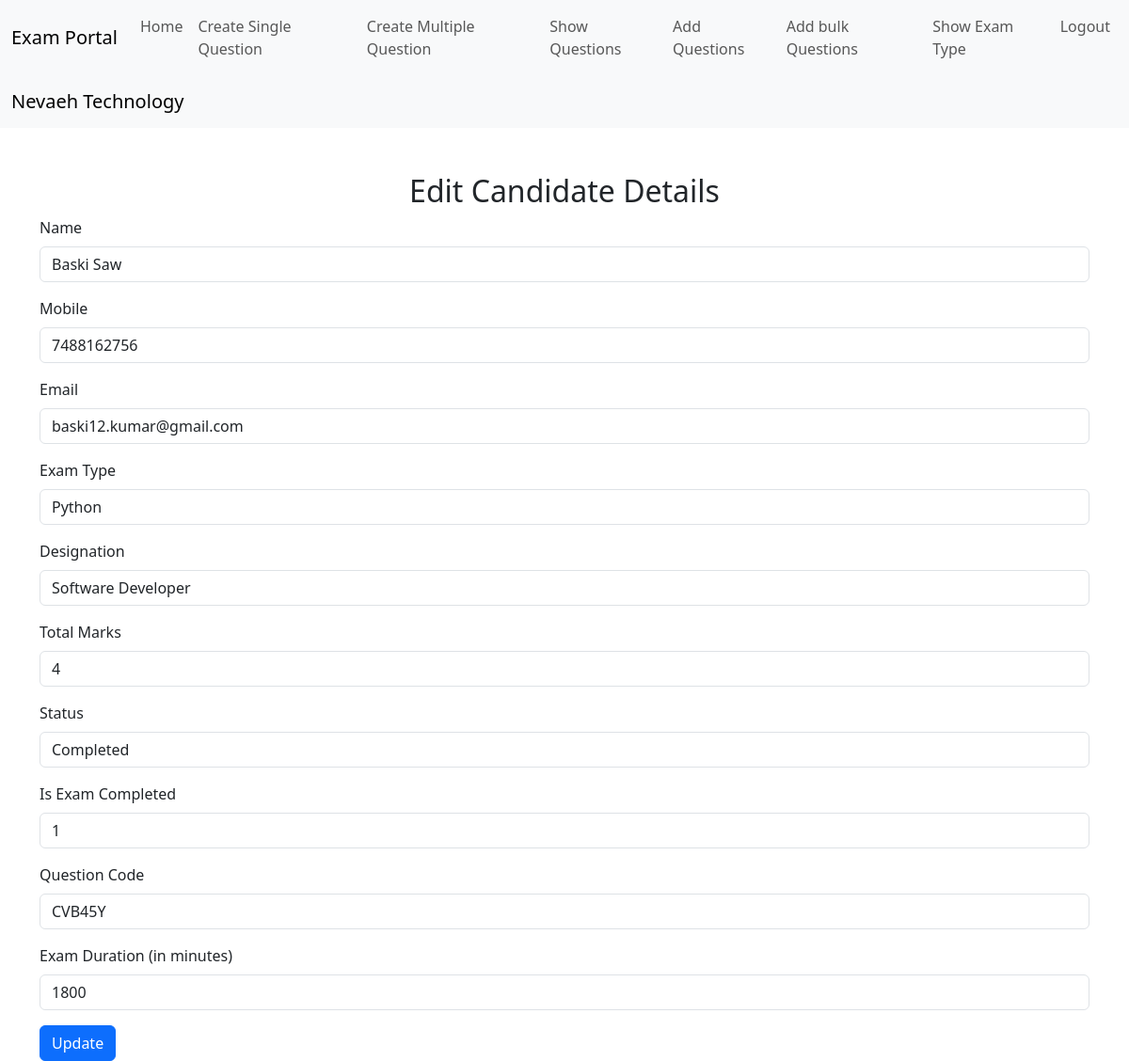
Page /edit_candidate.php?id=16 on the earlier database version.
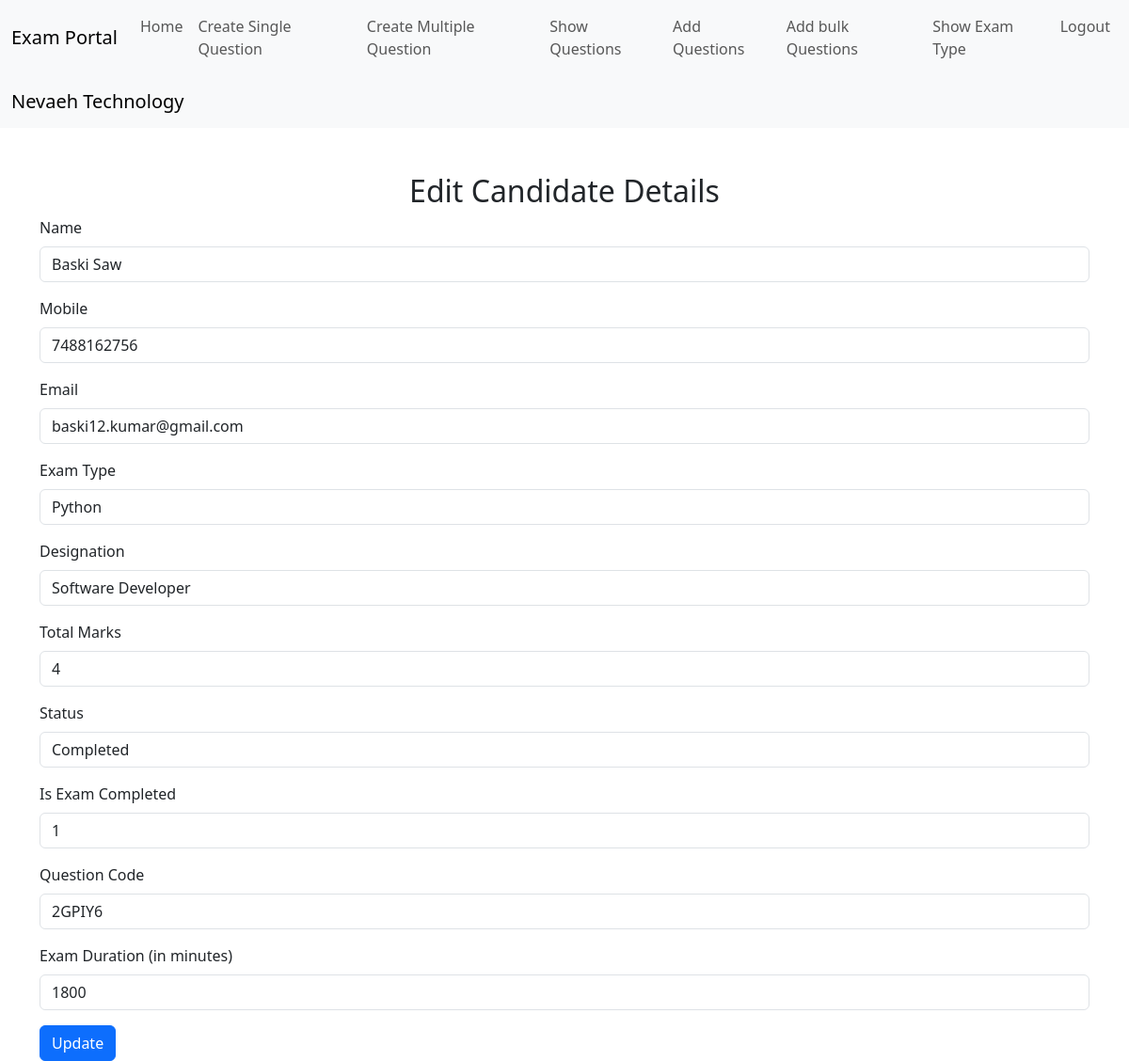
Same page on the later database version.
### tables this page shows
CREATE TABLE `candidates` (
  `id` int(8) NOT NULL,
  `name` varchar(255) NOT NULL,
  `mobile` varchar(15) NOT NULL,
  `email` varchar(100) NOT NULL,
  `password` varchar(100) NOT NULL,
  `exam_type` varchar(100) NOT NULL,
  `designation` varchar(100) NOT NULL,
  `total_questions` int(3) NOT NULL,
  `total_marks` int(4) NOT NULL,
  `sec_code` varchar(10) NOT NULL,
  `exam_duration` varchar(10) NOT NULL,
  `status` varchar(50) NOT NULL,
  `is_exam_completed` tinyint(1) DEFAULT 0
);

### edit_candidate.php (the view, shortened to what this page needs)
<?php
include 'conn.php';
if (isset($_GET['id'])) {
    $id = $_GET['id'];
    $result = $conn->query("SELECT * FROM candidates WHERE id=$id");
    if ($result->num_rows > 0) {
        $candidate = $result->fetch_assoc();
    } else {
        echo "<script>alert('Candidate not found!'); window.location='show_candidate.php';</script>";
        exit;
    }
} else {
    echo "<script>alert('No ID provided!'); window.location='show_candidate.php';</script>";
    exit;
}
?>
<!DOCTYPE html>
<html>
<head>
    <link rel="stylesheet" href="https://cdnjs.cloudflare.com/ajax/libs/bootstrap/5.3.0/css/bootstrap.min.css">
</head>
<body>
<?php include 'header2.php';?>
<nav class="navbar navbar-expand-lg navbar-light bg-light">
    <div class="container-fluid">
        <a class="navbar-brand" href="#">Nevaeh Technology</a>
    </div>
</nav>
<div class="container mt-5">
    <h2 class="text-center">Edit Candidate Details</h2>
    <form method="POST">
        <div class="mb-3">
            <label for="name" class="form-label">Name</label>
            <input type="text" class="form-control" id="name" name="name" value="<?php echo $candidate['name']; ?>" required>
        </div>
        <div class="mb-3">
            <label for="mobile" class="form-label">Mobile</label>
            <input type="text" class="form-control" id="mobile" name="mobile" value="<?php echo $candidate['mobile']; ?>" required>
        </div>
        <div class="mb-3">
            <label for="email" class="form-label">Email</label>
            <input type="email" class="form-control" id="email" name="email" value="<?php echo $candidate['email']; ?>" required>
        </div>
        <div class="mb-3">
            <label for="exam_type" class="form-label">Exam Type</label>
            <input type="text" class="form-control" id="exam_type" name="exam_type" value="<?php echo $candidate['exam_type']; ?>" required>
        </div>
        <div class="mb-3">
            <label for="designation" class="form-label">Designation</label>
            <input type="text" class="form-control" id="designation" name="designation" value="<?php echo $candidate['designation']; ?>" required>
        </div>
        <div class="mb-3">
            <label for="total_marks" class="form-label">Total Marks</label>
            <input type="number" class="form-control" id="total_marks" name="total_marks" value="<?php echo $candidate['total_marks']; ?>" required>
        </div>
        <div class="mb-3">
            <label for="status" class="form-label">Status</label>
            <input type="text" class="form-control" id="status" name="status" value="<?php echo $candidate['status']; ?>" required>
        </div>
        <div class="mb-3">
            <label for="is_exam_completed" class="form-label">Is Exam Completed</label>
            <input type="text" class="form-control" id="is_exam_completed" name="is_exam_completed" value="<?php echo $candidate['is_exam_completed']; ?>" required>
        </div>
        <div class="mb-3">
            <label for="question_code" class="form-label">Question Code</label>
            <input type="text" class="form-control" id="question_code" name="question_code" value="<?php echo $candidate['sec_code']; ?>" required>
        </div>
        <div class="mb-3">
            <label for="exam_duration" class="form-label">Exam Duration (in minutes)</label>
            <input type="number" class="form-control" id="exam_duration" name="exam_duration" value="<?php echo $candidate['exam_duration']; ?>" required>
        </div>
        <button type="submit" class="btn btn-primary">Update</button>
    </form>
</div>
</body>
</html>

Differences in the rows shown:
changed candidates "Baski Saw": question_code "CVB45Y" → "2GPIY6"
